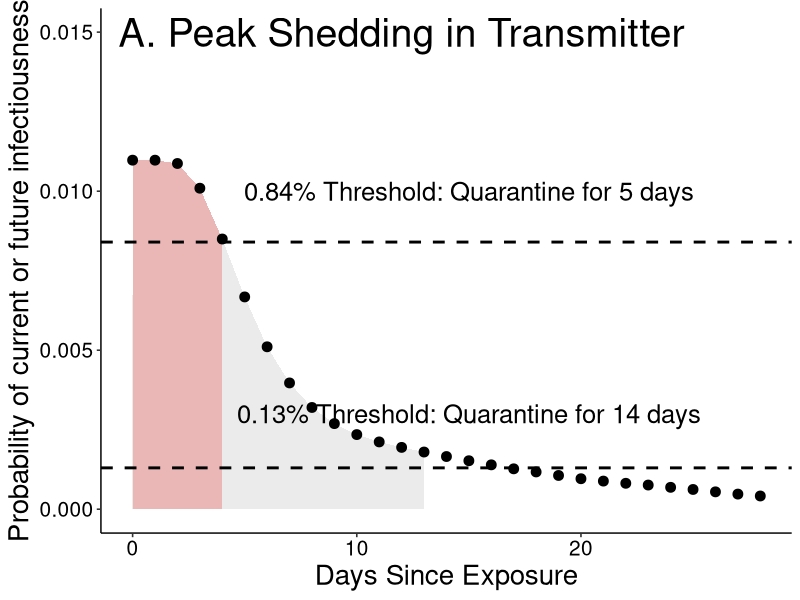
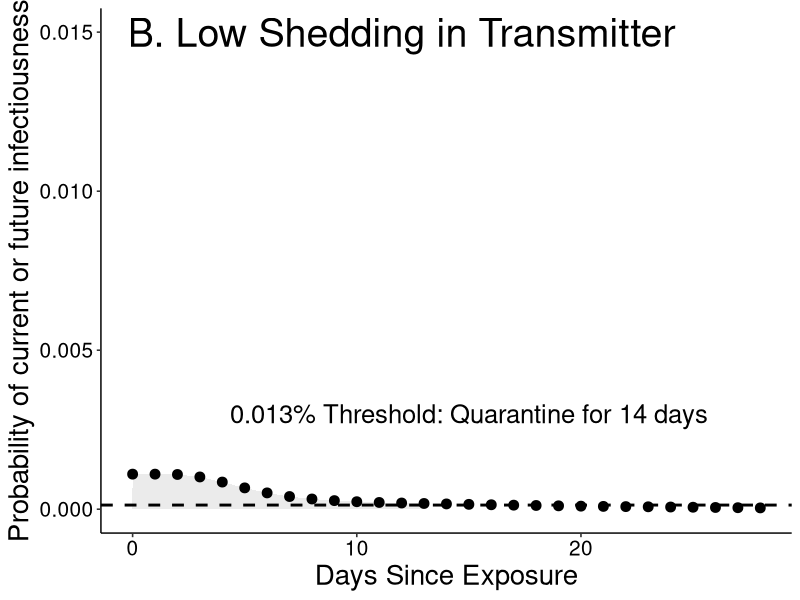
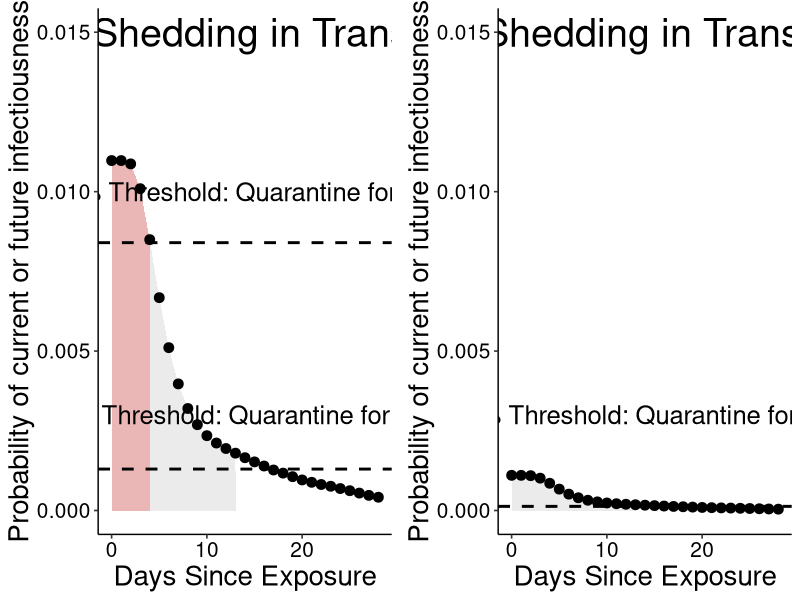
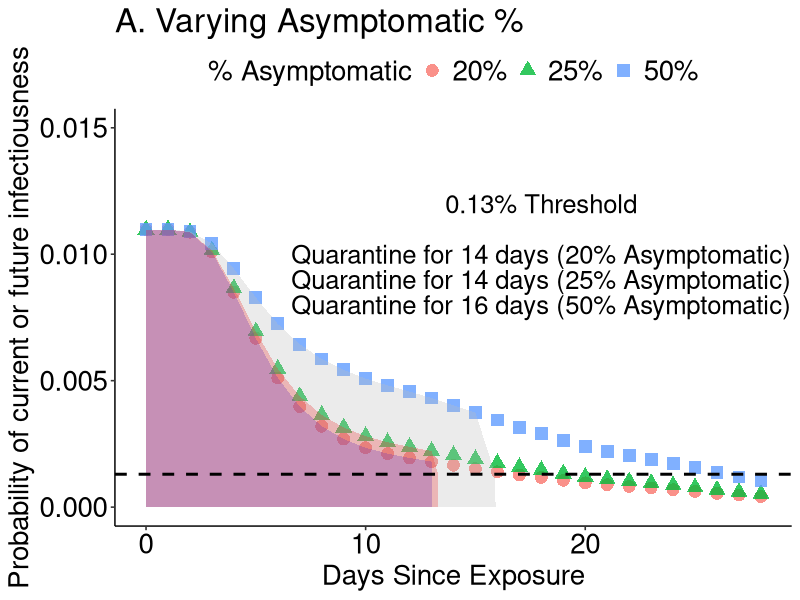

The R source for these figures, in order: (Note: this script raises an error after producing the figures.)
#peak shedding in index case

#read in data from logic tables where 1st column
#is the discount on risk of getting sick under ideal testing to find
#asymptomatics as soon as they start shedding and column 2 is the
#probability that asymptomatics have finished shedding (from exposure, shedding
#starts 3 days pre what would be symptom onset)

risk.discount<-read.csv('risk_discount_data.csv')

figure4<-read.csv('figure4_data.csv')


#initial risk

lambda<-3.50E-6

weighted.sum<-31.53

#highest risk individual 15 min close contact
high<-1-exp(-lambda*(weighted.sum*1e2)) #high shedder: 1 x 10^2

#lowest risk individual, 15 min close contact
low<-1-exp(-lambda*(weighted.sum*1e1)) #low shedder: 1 x 10^1

risk.start<-c(high,low)

#fraction expected to be asymptomatic
fraction.asymptomatic<-c(0.2,0.25,0.50)

for (j in 1:length(risk.start)){
  
  for (i in 1:length(fraction.asymptomatic)){
    
    combined.discount<-1-(1-fraction.asymptomatic[i])*(1-risk.discount$discount)-fraction.asymptomatic[i]*risk.discount$asymp
    
    risks<-risk.start[j]*combined.discount
    days<-1:length(risks)
    
    if (i==1 & j==1){
      frame<-data.frame(risks=risks,days=days,risk.start=risk.start[j],fraction.asymptomatic=fraction.asymptomatic[i])
    }else{
      frametemp<-data.frame(risks=risks,days=days,risk.start=risk.start[j],fraction.asymptomatic=fraction.asymptomatic[i])
      frame<-rbind(frame,frametemp)
    }
  }
}

frame$days<-frame$days-1

require(ggplot2)
require(ggpubr)

subframe<-frame[frame$fraction.asymptomatic==0.2,]


#------------------------------------- figure 3 ------------------------------------------------------------

subframe1<-subframe[subframe$risk.start==high & subframe$days<=4,]
#tempframe<-data.frame(risks=0.001,days=6.85,risk.start=high,fraction.asymptomatic=0.15,quarantine1=FALSE,quarantine2=FALSE)
#subframe1<-rbind(subframe1,tempframe)
subframe3<-subframe[subframe$risk.start==high & subframe$days<=13,]
A<-ggplot(subframe[subframe$risk.start==high,],aes(x=days,y=risks))+
  geom_area(data=subframe1,aes(x = ifelse(days<=4 , days, 0)),fill="red",alpha=0.3)+
  geom_area(data=subframe3,aes(x = ifelse(days<=13 , days, 0)),fill="grey",alpha=0.3)+
  geom_point(size=3)+
  geom_hline(yintercept=8.4e-03,linetype="dashed",size=1)+
  geom_hline(yintercept=1.3e-03,linetype="dashed",size=1)+
  scale_colour_discrete(name="Scenario",labels=c("Peak Shedding in Transmitter","Low Shedding in Transmitter"))+
  scale_x_continuous(name="Days Since Exposure")+
  scale_y_continuous(name="Probability of current or future infectiousness",limits = c(0, 0.015))+
  annotate("text",x=15,y=0.010,label="0.84% Threshold: Quarantine for 5 days",size=6.5)+
  annotate("text",x=15,y=0.0030,label="0.13% Threshold: Quarantine for 14 days",size=6.5)+
  annotate("text",x=12,y=.015,label="A. Peak Shedding in Transmitter",size=10)+
  theme_pubr()+theme(axis.title.x = element_text(size=20),axis.title.y = element_text(size=20),title = element_text(size=20),
                     axis.text=element_text(size=15))
  #ggtitle("A. Peak Shedding in Transmitter")
A

subframe5<-subframe[subframe$risk.start==low & subframe$days<=13,]
B<-ggplot(subframe[subframe$risk.start==low,],aes(x=days,y=risks))+
  geom_area(data=subframe5,aes(x = ifelse(days<=13 , days, 0)),fill="grey",alpha=0.3)+
  geom_point(size=3)+
  geom_hline(yintercept=1.3e-04,linetype="dashed",size=1)+
  scale_colour_discrete(name="Scenario",labels=c("Peak Shedding in Transmitter","Low Shedding in Transmitter"))+
  scale_x_continuous(name="Days Since Exposure")+
  scale_y_continuous(name="Probability of current or future infectiousness",limits = c(0, 0.015))+
  annotate("text",x=15,y=0.0030,label="0.013% Threshold: Quarantine for 14 days",size=6.5)+
  theme_pubr()+theme(axis.title.x = element_text(size=20),axis.title.y = element_text(size=20),title=element_text(size=20),
                     axis.text=element_text(size=15))+
  annotate("text",x=12,y=.015,label="B. Low Shedding in Transmitter",size=10)
  #ggtitle("B. Low Shedding in Transmitter")

B
windows()
ggarrange(A,B)



#------------------------------------ figure 4 -------------------------------------------------------------

subframe6<-frame[frame$risk.start==high & frame$days<=13 & frame$fraction.asymptomatic==0.25,]
subframe6temp<-data.frame(risks=1.3e-3,days=13.3,risk.start=high,fraction.asymptomatic=0.25)
subframe6<-rbind(subframe6,subframe6temp)

subframe7<-frame[frame$risk.start==high & frame$days<=15 & frame$fraction.asymptomatic==0.5,]
subframe7temp<-data.frame(risks=1.3e-3,days=15.9,risk.start=high,fraction.asymptomatic=0.5)
subframe7<-rbind(subframe7,subframe7temp)


A.2<-ggplot(frame[frame$risk.start==high,],aes(x=days,y=risks))+
  geom_point(aes(shape=as.character(fraction.asymptomatic),colour=as.character(fraction.asymptomatic)),size=4,alpha=0.8)+
  geom_area(data=subframe3,aes(x = ifelse(days<=13 , days, 0)),fill="blue",alpha=0.3)+
  geom_area(data=subframe6,aes(x = ifelse(days<=13.3 , days, 0)),fill="red",alpha=0.3)+
  geom_area(data=subframe7,aes(x = ifelse(days<=15.9 , days, 0)),fill="grey",alpha=0.3)+
  scale_shape_discrete(name="% Asymptomatic",labels=c("20%", "25%", "50%"))+
  scale_colour_discrete(name="% Asymptomatic",labels=c("20%", "25%", "50%"))+
  scale_x_continuous(name="Days Since Exposure")+
  scale_y_continuous(name="Probability of current or future infectiousness",limits = c(0, 0.015))+
  geom_hline(yintercept=1.3e-03,linetype="dashed",size=1)+
  annotate("text",x=18,y=0.012,label="0.13% Threshold",size=6.5)+
  annotate("text",x=18,y=0.010,label="Quarantine for 14 days (20% Asymptomatic)",size=6.5)+
  annotate("text",x=18,y=0.009,label="Quarantine for 14 days (25% Asymptomatic)",size=6.5)+
  annotate("text",x=18,y=0.008,label="Quarantine for 16 days (50% Asymptomatic)",size=6.5)+
  theme_pubr()+theme(axis.title.x = element_text(size=20),axis.title.y = element_text(size=20),
                     legend.text = element_text(size=20), legend.title=element_text(size=20),
                     axis.text=element_text(size=20),title=element_text(size=20))+
  ggtitle("A. Varying Asymptomatic %")

windows()
A.2

#negative test scenario
days<-c(frame$days[frame$risk.start==high & frame$fraction.asymptomatic==0.5],figure2$Days)
risks<-c(frame$risks[frame$risk.start==high & frame$fraction.asymptomatic==0.5],figure2$Risktest)
type<-c(rep("No test",length(frame$days[frame$risk.start==high & frame$fraction.asymptomatic==0.5])),
        rep("Negative Test Result",length(figure2$Days)))
frame2<-data.frame(days=days,risks=risks,type=type)


subframe8<-frame2[frame2$type=="Negative Test Result" & frame2$days<=9,]

B.2<-ggplot(data=frame2)+geom_point(aes(x=days,y=risks,group=type,colour=type,shape=type),size=4)+
    geom_hline(yintercept=1.3e-03,linetype="dashed",size=1)+
    geom_vline(xintercept=4,linetype="solid",size=1)+
    geom_area(data=subframe8,aes(x = ifelse(days<=9 , days, 0),y=risks),fill="blue",alpha=0.3)+
    geom_area(data=subframe7,aes(x = ifelse(days<=15.9 , days, 0),y=risks),fill="red",alpha=0.3)+
    theme_pubr()+theme(axis.title.x = element_text(size=20),axis.title.y = element_text(size=20),
                   legend.text = element_text(size=20), legend.title=element_text(size=20),
                   axis.text=element_text(size=20),title=element_text(size=20))+
    annotate("text",x=18,y=0.012,label="0.13% Threshold",size=6.5)+
    annotate("text",x=18,y=0.010,label="Quarantine for 4 days with Testing",size=6.5)+
    annotate("text",x=18,y=0.009,label="Quarantine for 16 days without Testing",size=6.5)+
    scale_colour_discrete(name="",labels=c("Negative Test on Day 4","No Test"))+
    scale_shape_discrete(name="",labels=c("Negative Test on Day 4","No Test"))+
    scale_x_continuous(name="Days Since Exposure")+
    scale_y_continuous(name="Probability of current or future infectiousness",limits = c(0, 0.015))+
    ggtitle("B. No Test vs. Negative Test Result")


windows()
B.2

windows()
ggarrange(A.2,B.2)

